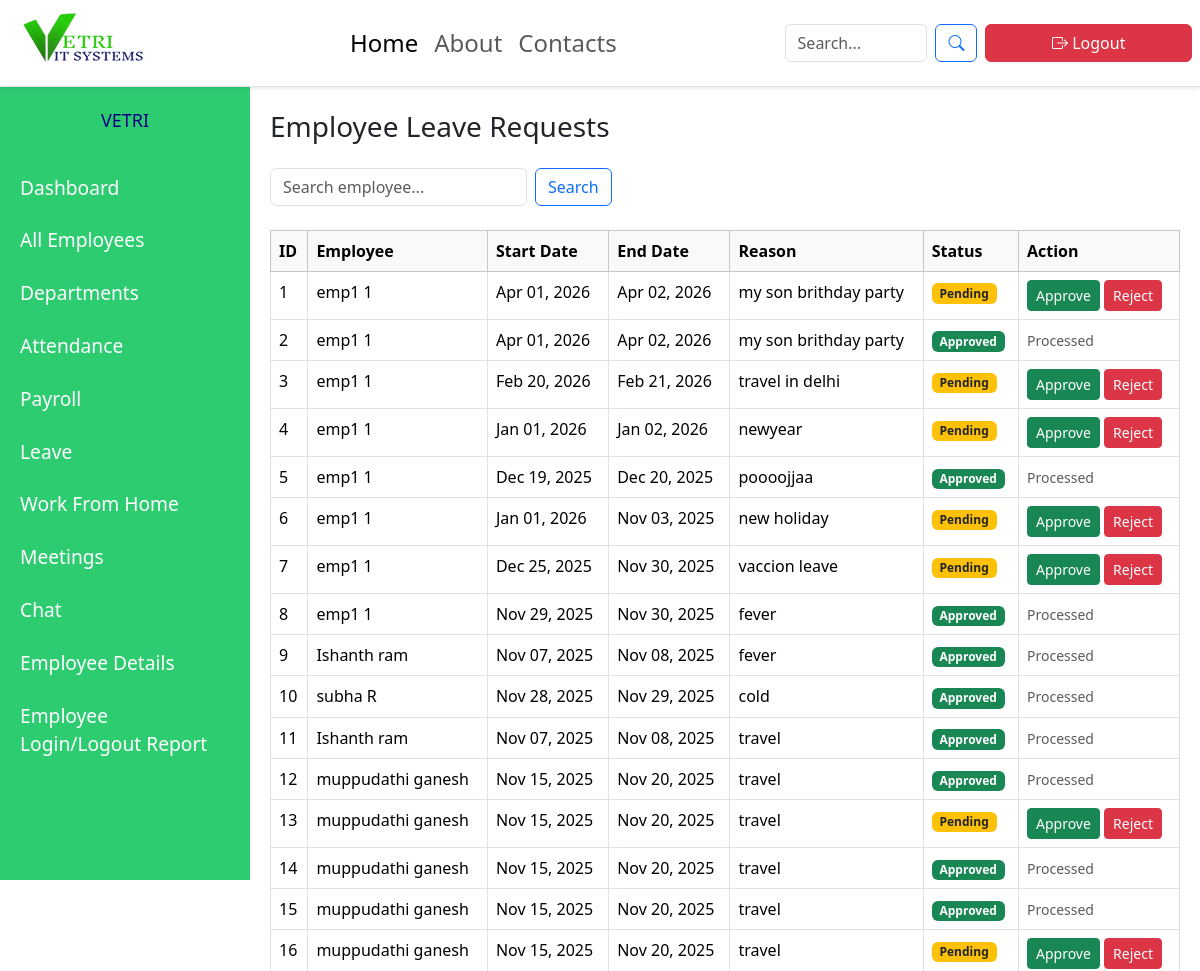
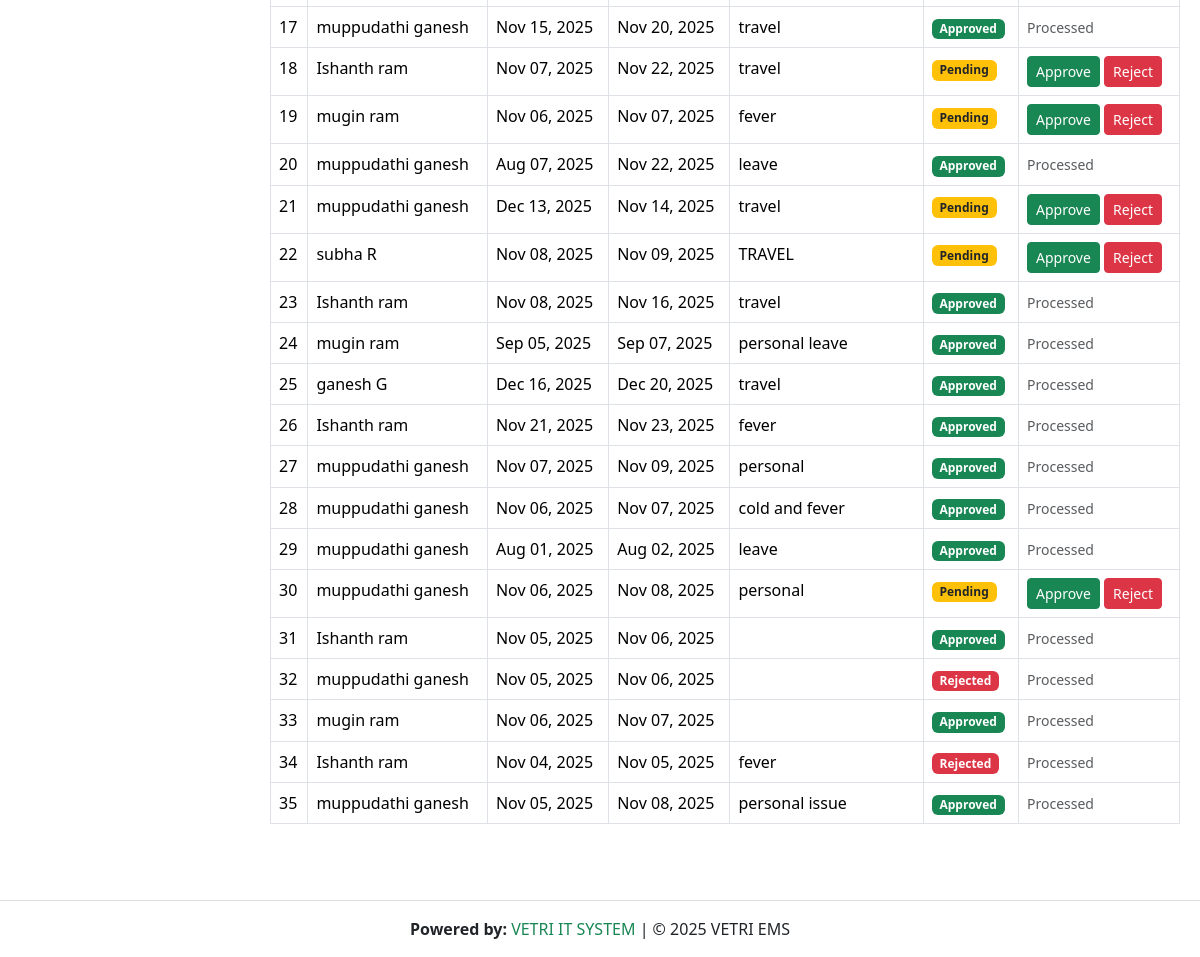
The page /leave/ (signed in) on the database as committed earlier (2 pictures, top to bottom).
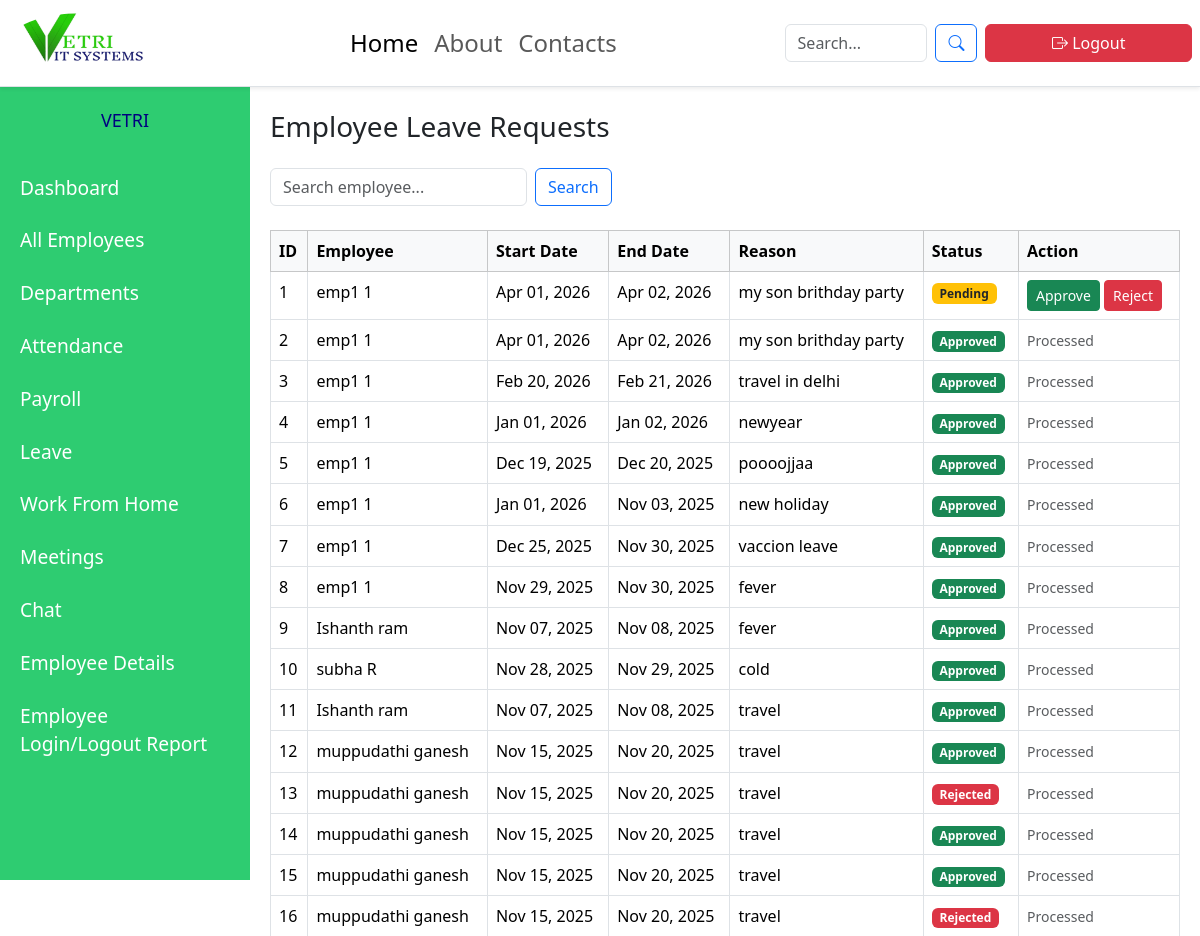
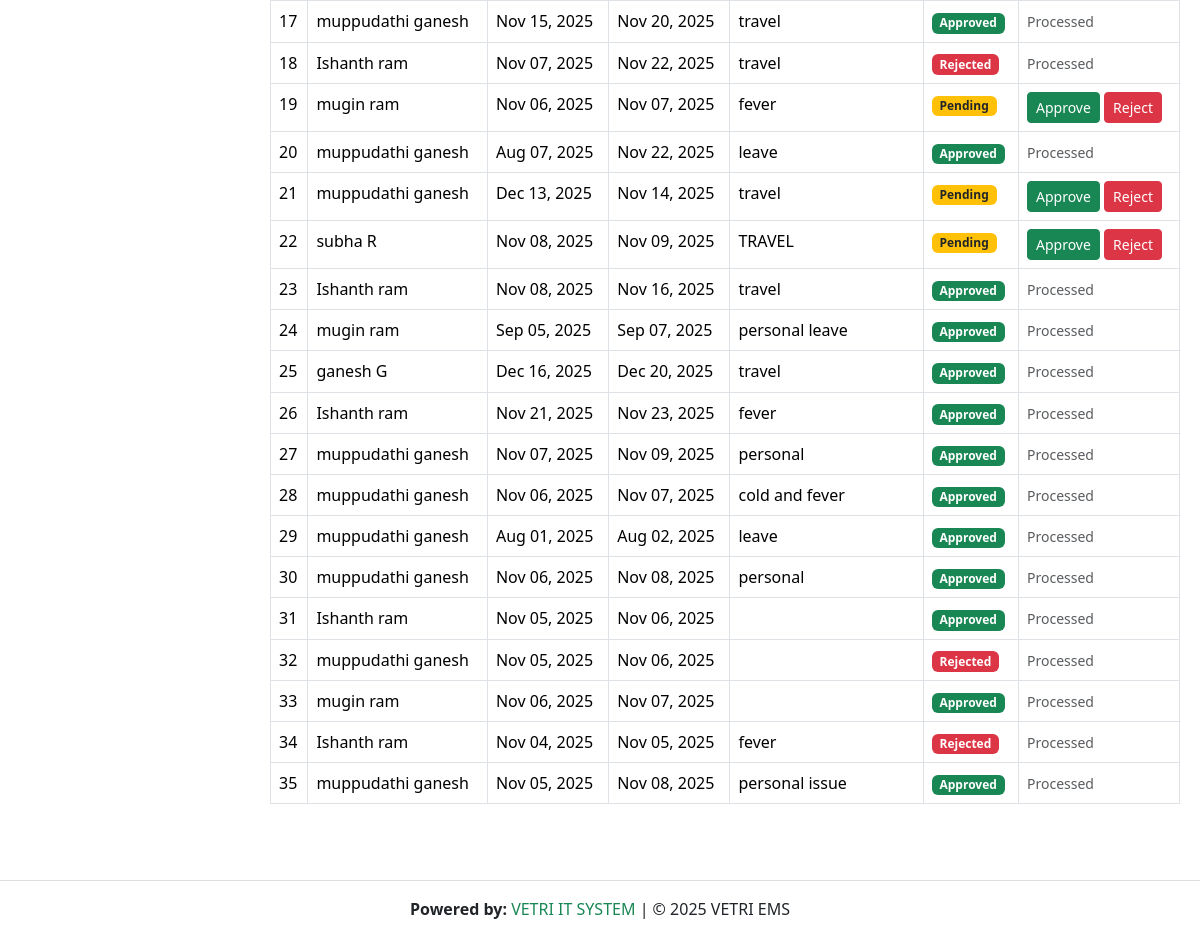
The same page on the database as committed later (2 pictures, top to bottom).
### employees/models.py (models this page shows, shortened)
class Leave(models.Model):
    employee = models.ForeignKey(Employee, on_delete=models.CASCADE)
    start_date = models.DateField()
    end_date = models.DateField()
    reason = models.TextField()
    status = models.CharField(max_length=10, choices=[
        ('Pending', 'Pending'),
        ('Approved', 'Approved'),
        ('Rejected', 'Rejected'),
    ], default='Pending')

class Employee(models.Model):
    user = models.OneToOneField(User, on_delete=models.CASCADE, null=True, blank=True)
    emp_id = models.CharField(max_length=20, unique=True)
    first_name = models.CharField(max_length=100)
    last_name = models.CharField(max_length=100, blank=True)
    email = models.EmailField(unique=True)
    phone = models.CharField(max_length=20)
    department = models.ForeignKey(Department, on_delete=models.CASCADE)
    designation = models.ForeignKey(Designation, on_delete=models.CASCADE)
    date_joined = models.DateField()
    address = models.TextField(blank=True)

### employees/views.py (the view)
# urls.py: path('leave/', views.leave_list, name='leave_list'),
def leave_list(request):
    if request.user.is_superuser:
        leaves = Leave.objects.all().order_by('-id')
        employees = Employee.objects.all()
    else:
        employee = request.user.employee
        leaves = Leave.objects.filter(employee=employee)
        employees = None  # no dropdown
    return render(request, 'employees/leave_list.html', {
        'leaves': leaves,
        'employees': employees
    })

### employees/context_processors.py (called while the page is built)
def admin_id_processor(request):
    try:
        admin_user = User.objects.filter(is_superuser=True).first()
        return {'admin_id': admin_user.id if admin_user else None}
    except:
        return {'admin_id': None}

### employees/templates/employees/leave_list.html (shortened to what this page needs)
{% extends "base.html" %}
{% load static %}
{% block content %}
  <link href="https://cdn.jsdelivr.net/npm/bootstrap@5.3.3/dist/css/bootstrap.min.css" rel="stylesheet">
  <div class="main-content">
    <h3 class="mb-4">Employee Leave Requests</h3>
    <div class="d-flex justify-content-between mb-3 flex-wrap">
      <form method="get" class="d-flex mb-2">
        <input type="text" name="q" class="form-control" placeholder="Search employee...">
        <button type="submit" class="btn btn-outline-primary ms-2">Search</button>
      </form>
    </div>
<div class="table-responsive">
    <table class="table table-bordered table-hover ">
      <thead class="table-light">
        <tr>
          <th>ID</th>
          <th>Employee</th>
          <th>Start Date</th>
          <th>End Date</th>
          <th>Reason</th>
          <th>Status</th>
            {% if user.is_superuser %}
          <th>Action</th>
              {% endif %}
        </tr>
      </thead>
      <tbody>
        {% for leave in leaves %}
        <tr>
          <td>{{ forloop.counter }}</td>
          <td>{{ leave.employee.first_name }} {{ leave.employee.last_name }}</td>
          <td>{{ leave.start_date|date:"M d, Y" }}</td>
          <td>{{ leave.end_date|date:"M d, Y" }}</td>
          <td>{{ leave.reason }}</td>
          <td>
  <span class="badge {% if leave.status == 'Approved' %}bg-success{% elif leave.status == 'Rejected' %}bg-danger{% else %}bg-warning text-dark{% endif %}">
    {{ leave.status }}
  </span>
</td>
   {% if user.is_superuser %}
<td>
  {% if leave.status == 'Pending' %}
    <a href="{% url 'approve_leave' leave.id %}" class="btn btn-sm btn-success">Approve</a>
    <a href="{% url 'reject_leave' leave.id %}" class="btn btn-sm btn-danger">Reject</a>
  {% else %}
    <small class="text-muted">Processed</small>
  {% endif %}
</td>
  {% endif %}
        </tr>
        {% empty %}
        <tr><td colspan="7" class="text-muted">No leave requests found</td></tr>
        {% endfor %}
      </tbody>
    </table>
  </div>
</div>
{% endblock %}

Rows that differ between the two databases and show on the page:
changed Leave "Feb 20, 2026": status "Pending" → "Approved"; status "Approve Reject" → "Processed"
changed Leave "Jan 02, 2026": status "Pending" → "Approved"; status "Approve Reject" → "Processed"
changed Leave "Nov 03, 2025": status "Pending" → "Approved"; status "Approve Reject" → "Processed"
changed Leave "Dec 25, 2025": status "Pending" → "Approved"; status "Approve Reject" → "Processed"
changed Leave (number 13 of 35 on the later page): status "Pending" → "Rejected"; status "Approve Reject" → "Processed"
changed Leave (number 16 of 35 on the later page): status "Pending" → "Rejected"; status "Approve Reject" → "Processed"
changed Leave (number 18 of 35 on the later page): status "Pending" → "Rejected"; status "Approve Reject" → "Processed"
changed Leave (number 30 of 35 on the later page): status "Pending" → "Approved"; status "Approve Reject" → "Processed"
